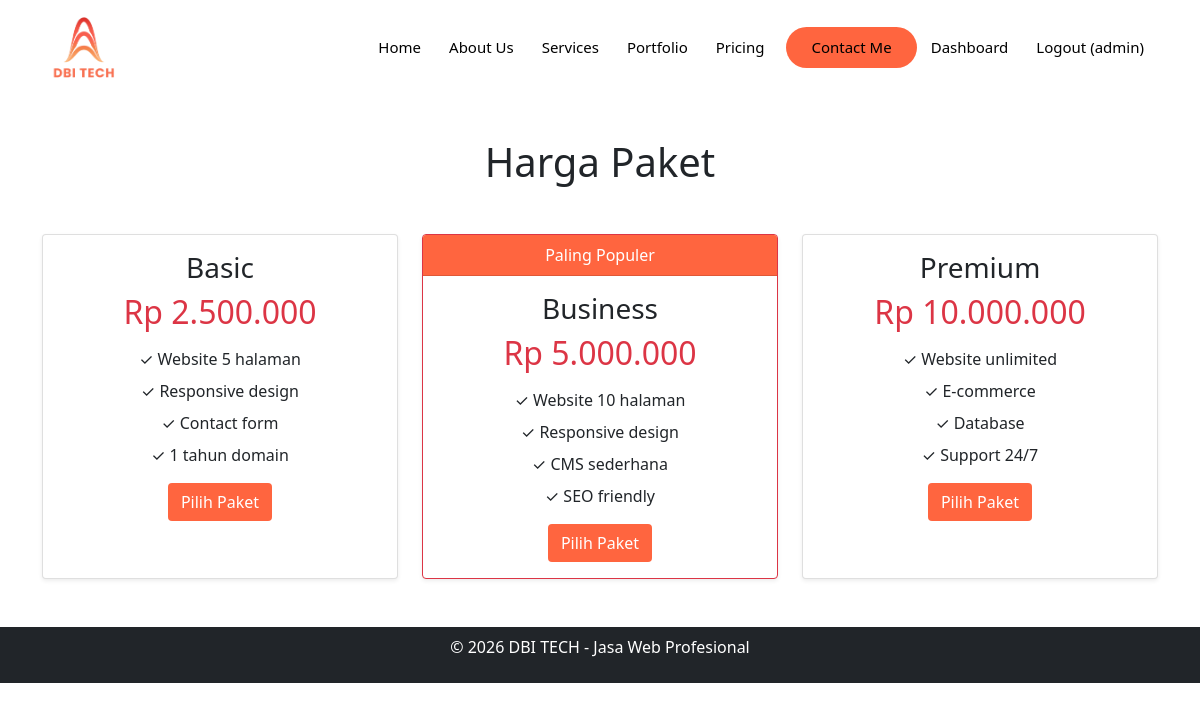
Page /index.php?page=pricing (signed in) on the committed database.
### tables this page shows
CREATE TABLE `pricing` (
  `id` int NOT NULL,
  `package_name` varchar(50) NOT NULL,
  `price` decimal(10,2) NOT NULL,
  `features` text,
  `is_popular` tinyint(1) DEFAULT '0',
  `created_at` timestamp NULL DEFAULT CURRENT_TIMESTAMP
);

### pages/pricing.php (the view, shortened to what this page needs)
<?php
require_once 'config/database.php';
$stmt = $pdo->query("SELECT * FROM pricing ORDER BY price ASC");
$pricings = $stmt->fetchAll();
?>
<div class="container py-5">
    <h1 class="text-center mb-5">Harga Paket</h1>
    <div class="row g-4">
        <?php foreach($pricings as $package): ?>
        <div class="col-md-4">
            <div class="card h-100 shadow-sm <?php echo $package['is_popular'] ? 'border-danger' : ''; ?>">
                <?php if($package['is_popular']): ?>
                <div class="card-header text-white text-center" style="background-color: #FF653F;">Paling Populer</div>
                <?php endif; ?>
                <div class="card-body text-center">
                    <h3><?php echo $package['package_name']; ?></h3>
                    <h2 class="text-danger">Rp <?php echo number_format($package['price'], 0, ',', '.'); ?></h2>
                    <ul class="list-unstyled mt-3">
                        <?php
                        $features = explode(',', $package['features']);
                        foreach($features as $feature): ?>
                        <li class="mb-2">✓ <?php echo trim($feature); ?></li>
                        <?php endforeach; ?>
                    </ul>
                    <a href="index.php?page=contact" class="btn text-white" style="background-color: #FF653F;">Pilih Paket</a>
                </div>
            </div>
        </div>
        <?php endforeach; ?>
    </div>
</div>

### rows in the picture
pricing: package_name "Basic", price "2.500.000", features "Website 5 halaman", features "Responsive design", features "Contact form", features "1 tahun domain"
pricing: is_popular "Paling Populer", package_name "Business", price "5.000.000", features "Website 10 halaman", features "Responsive design", features "CMS sederhana", features "SEO friendly"
pricing: package_name "Premium", price "10.000.000", features "Website unlimited", features "E-commerce", features "Database", features "Support 24/7"

### other values in the picture
$_SESSION['username'] "admin"
